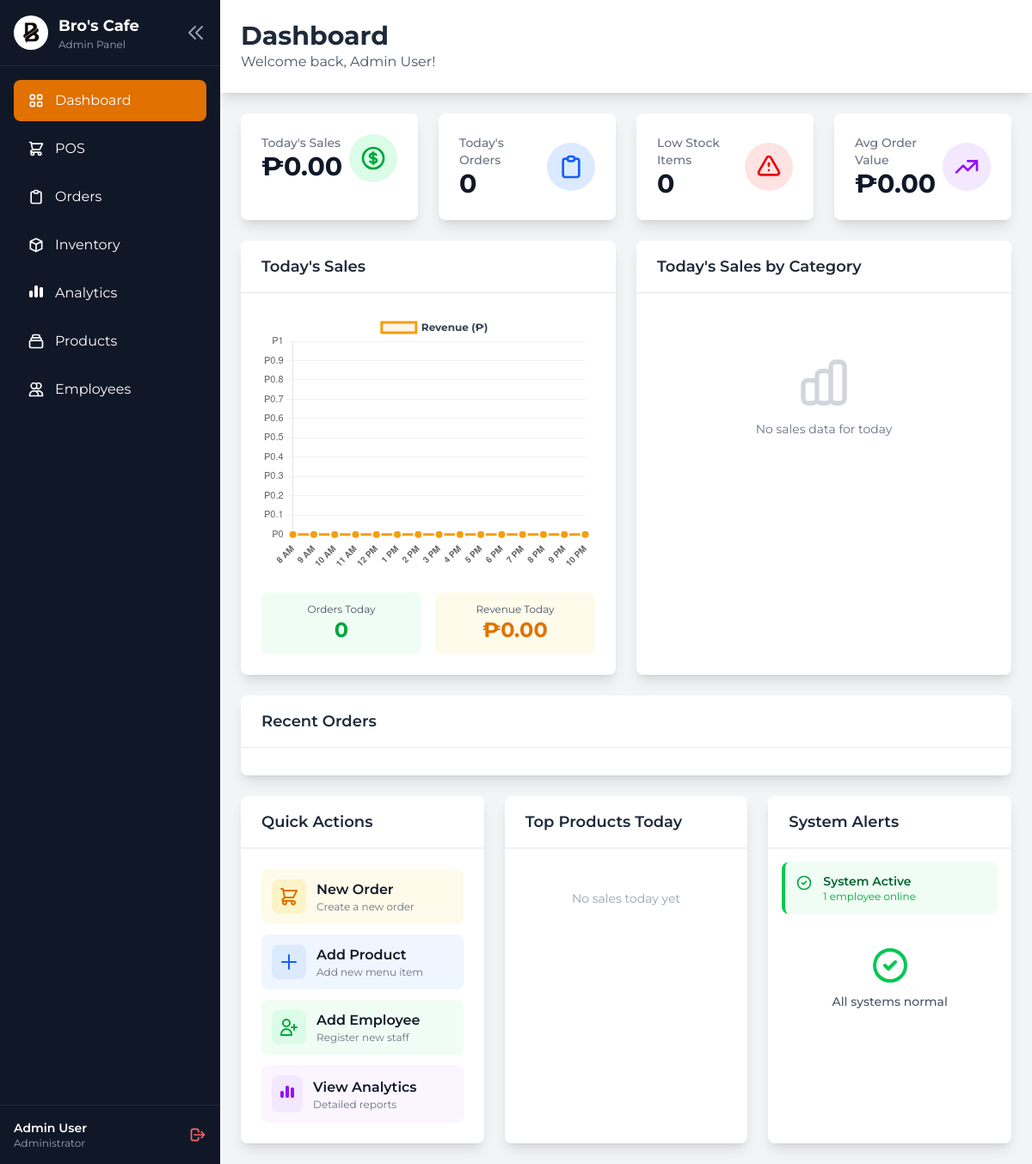
Before: /public/pages/usr/dashboard.php (signed in) with the older database file.
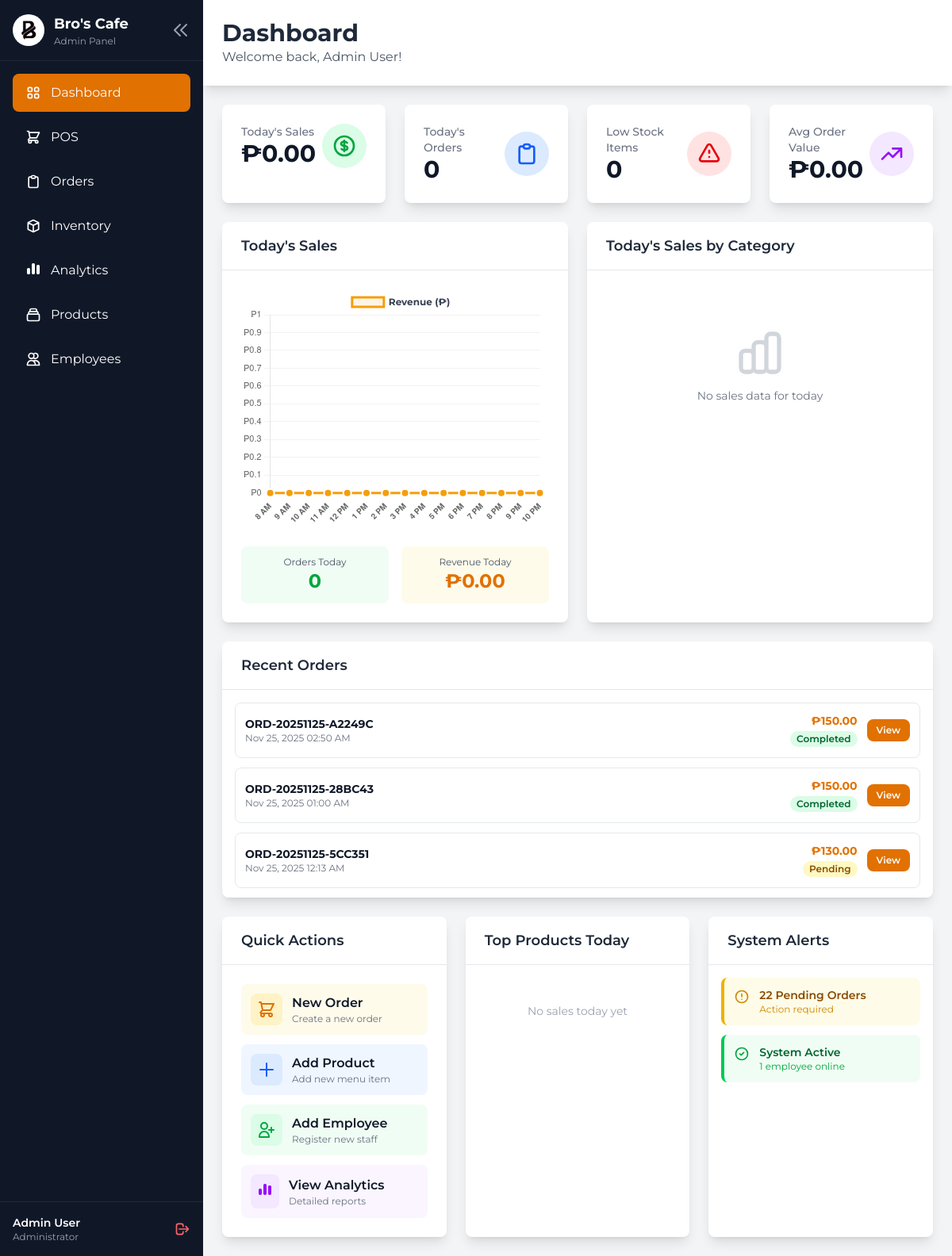
After: the same page with the newer database file.
### tables this page shows
CREATE TABLE `orders` (
  `id` int(11) NOT NULL,
  `order_number` varchar(50) NOT NULL,
  `customer_id` int(11) DEFAULT NULL,
  `employee_id` int(11) DEFAULT NULL,
  `total_amount` decimal(10,2) NOT NULL,
  `payment_method` enum('cash','card','gcash','other') DEFAULT 'cash',
  `reference_number` varchar(100) DEFAULT NULL,
  `status` enum('pending','preparing','ready','completed','cancelled') DEFAULT 'pending',
  `order_type` enum('dine-in','takeout','delivery') DEFAULT 'dine-in',
  `created_at` timestamp NOT NULL DEFAULT current_timestamp(),
  `updated_at` timestamp NOT NULL DEFAULT current_timestamp() ON UPDATE current_timestamp()
);

### src/services/functions.php (called while the page is built, shortened)
<?php
function formatCurrency($amount)
{
    return '₱' . number_format($amount, 2);
}

### public/pages/usr/dashboard.php (the view, shortened to what the rows shown need)
<?php
require_once '../../../src/services/functions.php';
$db = new Database();
$conn = $db->getConnection();
$stmt = $conn->query("
    SELECT o.*, u.full_name as employee_name
    FROM orders o
    LEFT JOIN users u ON o.employee_id = u.id
    ORDER BY o.created_at DESC
    LIMIT 10
");
$recent_orders = $stmt->fetchAll();
?>
<!DOCTYPE html>
<html lang="en">
<head>
    <link rel="stylesheet" href="../../assets/css/admin.css">
    <link rel="stylesheet" href="https://cdnjs.cloudflare.com/ajax/libs/font-awesome/7.0.1/css/all.min.css"
 />
    <script src="https://cdn.jsdelivr.net/npm/@tailwindcss/browser@4"></script>
</head>
<body class="bg-gray-100 font-['Montserrat']">
    <div class="flex h-screen overflow-hidden">
        <aside id="sidebar" class="flex flex-col text-white bg-gray-900">
            <div class="p-4 border-b border-gray-800">
                <div class="flex items-center justify-between sidebar-logo">
                    <div class="flex items-center logo-content">
                        <div class="ml-3 sidebar-logo-text">
                            <h1 class="text-lg font-bold">Bro's Cafe</h1>
                        </div>
                    </div>
                </div>
            </div>
        </aside>
        <div class="flex-1 overflow-y-auto">
            <div class="bg-white shadow-lg">
                <div class="flex flex-col justify-center p-6">
                    <h2 class="text-3xl font-bold text-gray-800">Dashboard</h2>
                </div>
            </div>
            <div class="p-6">
                <div class="grid grid-cols-1 mb-6">
                    <div class="bg-white rounded-lg shadow-lg">
                        <div class="p-4" style="max-height: 262px; overflow-y: auto;">
                            <div class="space-y-3">
                                <?php foreach ($recent_orders as $order): ?>
                                <div
                                    class="flex items-center justify-between p-3 transition-all border border-gray-200 rounded-lg hover:shadow-md">
                                    <div class="flex-1">
                                        <p class="text-sm font-bold text-gray-900">
                                            <?php echo $order['order_number']; ?>
                                        </p>
                                        <p class="text-xs text-gray-500">
                                            <?php echo date('M d, Y h:i A', strtotime($order['created_at'])); ?>
                                        </p>
                                    </div>
                                    <div class="flex items-center gap-3">
                                        <div class="text-right">
                                            <p class="text-sm font-bold text-amber-600">
                                                <?php echo formatCurrency($order['total_amount']); ?>
                                            </p>
                                            <span
                                                class="inline-block px-2 py-0.5 text-xs font-semibold rounded-full
                                                <?php echo $order['status'] === 'completed' ? 'bg-green-100 text-green-800' : ($order['status'] === 'pending' ? 'bg-yellow-100 text-yellow-800' : 'bg-gray-100 text-gray-800'); ?>">
                                                <?php echo ucfirst($order['status']); ?>
                                            </span>
                                        </div>
                                        <button
                                            onclick="showOrderModal(<?php echo htmlspecialchars(json_encode($order)); ?>)"
                                            class="px-3 py-1.5 text-xs font-semibold text-white transition-all rounded-lg bg-amber-600 hover:bg-amber-700">
                                            View
                                        </button>
                                    </div>
                                </div>
                                <?php endforeach; ?>
                            </div>
                        </div>
                    </div>
                </div>
            </div>
        </div>
    </div>
</body>
</html>

Changed rows visible on the page:
added orders: order_number "ORD-20251125-A2249C", created_at "Nov 25, 2025 02:50 AM", total_amount "₱150.00", status "Completed"
added orders: order_number "ORD-20251125-28BC43", created_at "Nov 25, 2025 01:00 AM", total_amount "₱150.00", status "Completed"
added orders: order_number "ORD-20251125-5CC351", created_at "Nov 25, 2025 12:13 AM", total_amount "₱130.00", status "Pending"
Other visible differences:
$pending_orders: (not shown) → "22"
text no longer shown: "All systems normal"
text now shown: "Pending Order s Action required"
